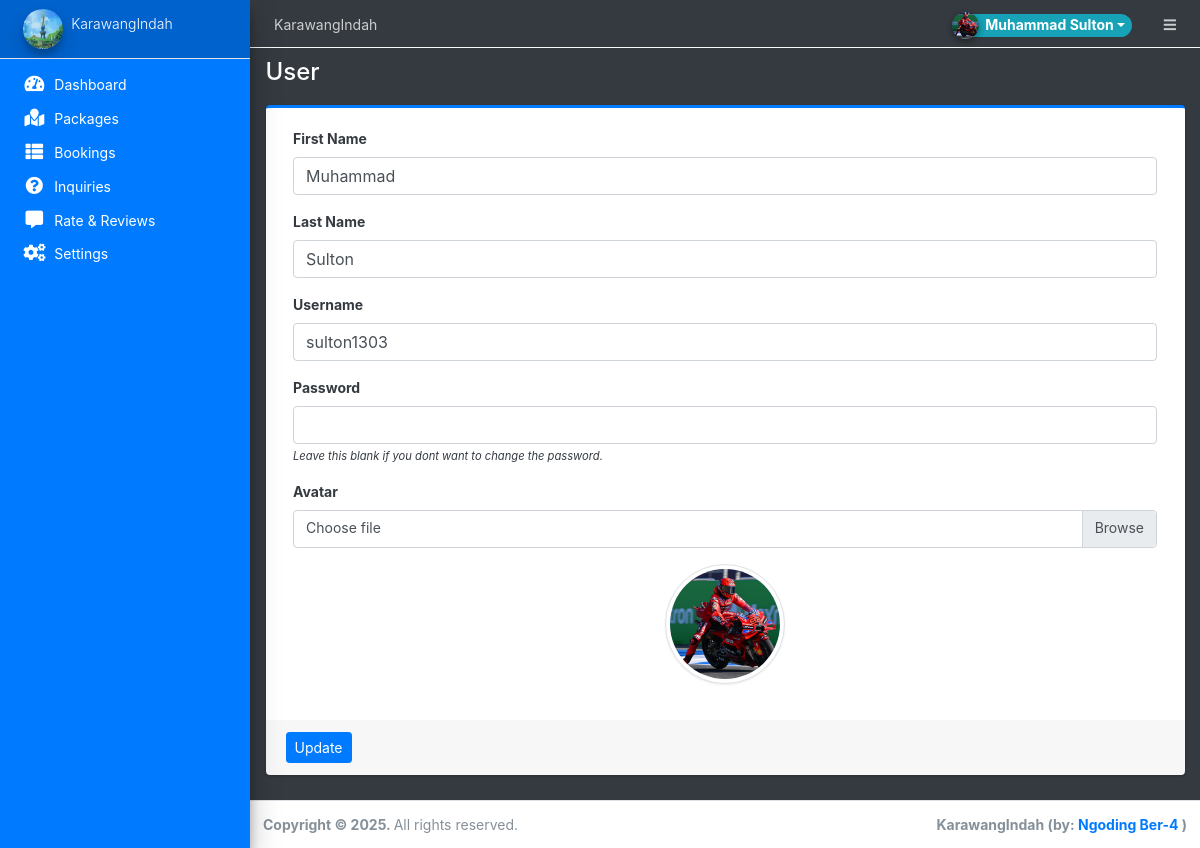
/admin/?page=user (signed in), run on the app's committed database.
### tables this page shows
CREATE TABLE `users` (
  `id` int(50) NOT NULL,
  `firstname` varchar(250) NOT NULL,
  `lastname` varchar(250) NOT NULL,
  `username` text NOT NULL,
  `password` text NOT NULL,
  `avatar` text DEFAULT NULL,
  `last_login` datetime DEFAULT NULL,
  `type` tinyint(1) NOT NULL DEFAULT 0,
  `date_added` datetime NOT NULL DEFAULT current_timestamp(),
  `date_updated` datetime DEFAULT NULL ON UPDATE current_timestamp()
);

### classes/DBConnection.php (called while the page is built, shortened)
<?php
class DBConnection{
    private $host = DB_SERVER;
    private $username = DB_USERNAME;
    private $password = DB_PASSWORD;
    private $database = DB_NAME;
    public $conn;
    public function __construct(){
        if (!isset($this->conn)) {
            $this->conn = new mysqli($this->host, $this->username, $this->password, $this->database);
        }
    }
}
?>

### config.php (called while the page is built, shortened)
<?php
require_once('classes/DBConnection.php');
require_once('classes/SystemSettings.php');
function validate_image($file){
	if(!empty($file)){
		if(is_file(base_app.$file)){
			return base_url.$file;
		}else{
			return base_url.'dist/img/no-image-available.png';
		}
	}else{
		return base_url.'dist/img/no-image-available.png';
	}
}
?>

### admin/user/index.php (the view, shortened to what this page needs)
<?php
$user = $conn->query("SELECT * FROM users where id ='".$_settings->userdata('id')."'");
foreach($user->fetch_array() as $k =>$v){
	$meta[$k] = $v;
}
?>
<div class="card card-outline card-primary">
	<div class="card-body">
		<div class="container-fluid">
			<form action="" id="manage-user">
				<div class="form-group">
					<label for="name">First Name</label>
					<input type="text" name="firstname" id="firstname" class="form-control" value="<?php echo isset($meta['firstname']) ? $meta['firstname']: '' ?>" required>
				</div>
				<div class="form-group">
					<label for="name">Last Name</label>
					<input type="text" name="lastname" id="lastname" class="form-control" value="<?php echo isset($meta['lastname']) ? $meta['lastname']: '' ?>" required>
				</div>
				<div class="form-group">
					<label for="username">Username</label>
					<input type="text" name="username" id="username" class="form-control" value="<?php echo isset($meta['username']) ? $meta['username']: '' ?>" required  autocomplete="off">
				</div>
				<div class="form-group">
					<label for="password">Password</label>
					<input type="password" name="password" id="password" class="form-control" value="" autocomplete="off">
					<small><i>Leave this blank if you dont want to change the password.</i></small>
				</div>
				<div class="form-group">
					<label for="" class="control-label">Avatar</label>
					<div class="custom-file">
		              <label class="custom-file-label" for="customFile">Choose file</label>
		            </div>
				</div>
				<div class="form-group d-flex justify-content-center">
					<img src="<?php echo validate_image(isset($meta['avatar']) ? $meta['avatar'] :'') ?>" alt="" id="cimg" class="img-fluid img-thumbnail">
				</div>
			</form>
		</div>
	</div>
	<div class="card-footer">
			<div class="col-md-12">
				<div class="row">
					<button class="btn btn-sm btn-primary" form="manage-user">Update</button>
				</div>
			</div>
		</div>
</div>

### admin/user/index.php (style rules this page uses)
img#cimg { height: 15vh; width: 15vh; object-fit: cover; border-radius: 100% 100%; }

### data on the page
users: firstname "Muhammad", lastname "Sulton", username "sulton1303", avatar (picture)

### other printed values
$_settings->info('name') "KarawangIndah"
$_settings->userdata('firstname').' '.$_settings->userdata('lastname') "Muhammad Sulton"
$_settings->info('short_name') "KarawangIndah"
str_replace(array("/","_"), " ",$page) "User"
